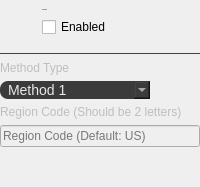
            <widget class="QWidget" name="euEnablerPage">
             <layout class="QVBoxLayout" name="verticalLayout_17">
              <property name="leftMargin">
               <number>0</number>
              </property>
              <property name="topMargin">
               <number>0</number>
              </property>
              <property name="rightMargin">
               <number>0</number>
              </property>
              <property name="bottomMargin">
               <number>0</number>
              </property>
              <item>
               <widget class="QWidget" name="horizontalWidget_6" native="true">
                <layout class="QHBoxLayout" name="horizontalLayout_21">
                 <property name="spacing">
                  <number>10</number>
                 </property>
                 <property name="leftMargin">
                  <number>0</number>
                 </property>
                 <property name="topMargin">
                  <number>9</number>
                 </property>
                 <property name="rightMargin">
                  <number>0</number>
                 </property>
                 <property name="bottomMargin">
                  <number>9</number>
                 </property>
                 <item>
                  <widget class="QToolButton" name="toolButton_11">
                   <property name="enabled">
                    <bool>false</bool>
                   </property>
                   <property name="styleSheet">
                    <string notr="true">QToolButton {
	icon-size: 24px;
	background-color: transparent;
	padding-left: 0px;
	padding-right: 5px;
	border-radius: 0px;
}</string>
                   </property>
                   <property name="icon">
                    <iconset resource="resources.qrc">
                     <normaloff>:/icon/geo-alt.svg</normaloff>:/icon/geo-alt.svg</iconset>
                   </property>
                  </widget>
                 </item>
                 <item>
                  <widget class="QWidget" name="verticalWidget_5" native="true">
                   <layout class="QVBoxLayout" name="verticalLayout_15">
                    <property name="spacing">
                     <number>6</number>
                    </property>
                    <property name="leftMargin">
                     <number>0</number>
                    </property>
                    <property name="topMargin">
                     <number>0</number>
                    </property>
                    <property name="rightMargin">
                     <number>0</number>
                    </property>
                    <property name="bottomMargin">
                     <number>0</number>
                    </property>
                    <item>
                     <widget class="QLabel" name="setupOptionsLbl">
                      <property name="font">
                       <font>
                        <pointsize>-1</pointsize>
                        <bold>false</bold>
                       </font>
                      </property>
                      <property name="text">
                       <string>EU Enabler</string>
                      </property>
                     </widget>
                    </item>
                    <item>
                     <widget class="QCheckBox" name="euEnablerEnabledChk">
                      <property name="text">
                       <string>Enabled</string>
                      </property>
                     </widget>
                    </item>
                   </layout>
                  </widget>
                 </item>
                 <item>
                  <spacer name="horizontalSpacer_8">
                   <property name="orientation">
                    <enum>Qt::Horizontal</enum>
                   </property>
                   <property name="sizeHint" stdset="0">
                    <size>
                     <width>40</width>
                     <height>20</height>
                    </size>
                   </property>
                  </spacer>
                 </item>
                </layout>
               </widget>
              </item>
              <item>
               <widget class="Line" name="line_13">
                <property name="styleSheet">
                 <string notr="true">QFrame {
	color: #414141;
}</string>
                </property>
                <property name="frameShadow">
                 <enum>QFrame::Plain</enum>
                </property>
                <property name="orientation">
                 <enum>Qt::Horizontal</enum>
                </property>
               </widget>
              </item>
              <item>
               <widget class="QWidget" name="euEnablerPageContent" native="true">
                <property name="enabled">
                 <bool>false</bool>
                </property>
                <layout class="QVBoxLayout" name="verticalLayout_16">
                 <property name="leftMargin">
                  <number>0</number>
                 </property>
                 <property name="topMargin">
                  <number>0</number>
                 </property>
                 <property name="rightMargin">
                  <number>0</number>
                 </property>
                 <property name="bottomMargin">
                  <number>0</number>
                 </property>
                 <item>
                  <widget class="QLabel" name="label_5">
                   <property name="text">
                    <string>Method Type</string>
                   </property>
                  </widget>
                 </item>
                 <item>
                  <widget class="QComboBox" name="methodChoiceDrp">
                   <property name="maximumSize">
                    <size>
                     <width>150</width>
                     <height>16777215</height>
                    </size>
                   </property>
                   <property name="styleSheet">
                    <string notr="true">QComboBox {
	background-color: #3b3b3b;
    border: none;
    color: #e8e8e8;
    font-size: 14px;
	padding-left: 8px;
	border-radius: 8px;
}

QComboBox::drop-down {
    image: url(:/icon/caret-down-fill.svg);
	icon-size: 16px;
    subcontrol-position: right center;
	margin-right: 8px;
}

QComboBox QAbstractItemView {
	background-color: #3b3b3b;
    outline: none;
	margin-top: 1px;
}

QComboBox QAbstractItemView::item {
	background-color: #3b3b3b;
	color: #e8e8e8;
    padding-left: 8px;
}

QComboBox QAbstractItemView::item:hover {
    background-color: #535353;
    color: #ffffff;
}</string>
                   </property>
                   <item>
                    <property name="text">
                     <string>Method 1</string>
                    </property>
                   </item>
                   <item>
                    <property name="text">
                     <string>Method 2</string>
                    </property>
                   </item>
                  </widget>
                 </item>
                 <item>
                  <widget class="QLabel" name="label_6">
                   <property name="text">
                    <string>Region Code (Should be 2 letters)</string>
                   </property>
                  </widget>
                 </item>
                 <item>
                  <widget class="QLineEdit" name="regionCodeTxt">
                   <property name="placeholderText">
                    <string>Region Code (Default: US)</string>
                   </property>
                  </widget>
                 </item>
                 <item>
                  <spacer name="verticalSpacer_7">
                   <property name="orientation">
                    <enum>Qt::Vertical</enum>
                   </property>
                   <property name="sizeHint" stdset="0">
                    <size>
                     <width>20</width>
                     <height>40</height>
                    </size>
                   </property>
                  </spacer>
                 </item>
                </layout>
               </widget>
              </item>
             </layout>
            </widget>
